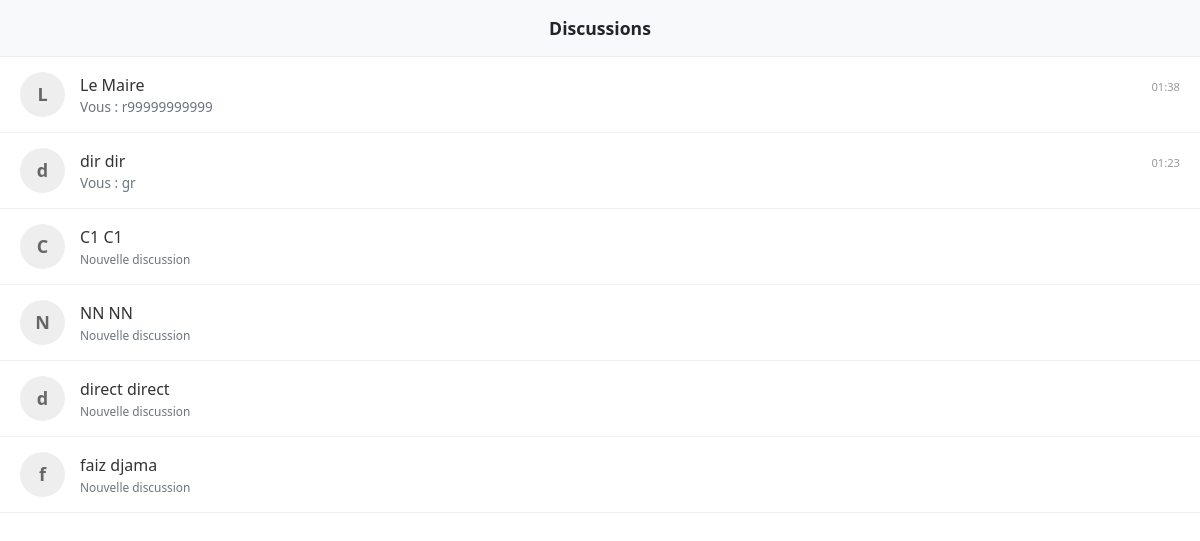
/phone/ (signed in), run on an earlier commit of the app's database.
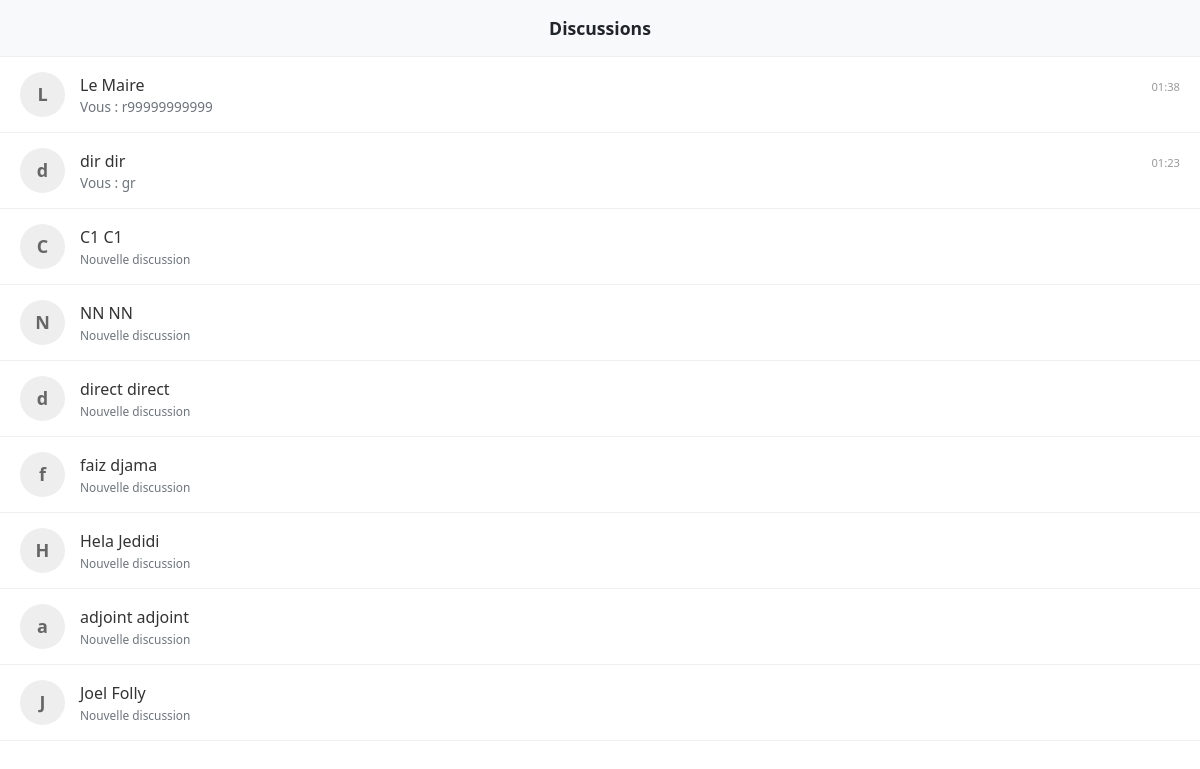
And on a later commit of the database.
### myapp/models.py (models this page shows, shortened)
class Citoyen(models.Model):
    compte = models.OneToOneField(User, on_delete=models.SET_NULL, null=True, blank=True, related_name="profil_citoyen")
    ville = models.ForeignKey(Ville, on_delete=models.CASCADE, related_name="habitants")
    nom = models.CharField(max_length=50)
    prenom = models.CharField(max_length=50)
    age = models.IntegerField(default=18)
    lieu_travail = models.ForeignKey(Batiment, on_delete=models.SET_NULL, null=True, blank=True, related_name="employes")
    sante = models.IntegerField(default=100)
    bonheur = models.IntegerField(default=100)
    epargne = models.IntegerField(default=0) # Argent à la banque
    argent = models.IntegerField(default=0)  # Porte-monnaie
    lieu_vie = models.ForeignKey(
        Batiment,
        on_delete=models.SET_NULL,
        null=True,
        blank=True,
        related_name="locataires"
    )
    vehicule = models.BooleanField(default=False)
    nom_voiture = models.CharField(max_length=100, blank=True, null=True, default="Aucune")
    est_en_prison = models.BooleanField(default=False)
    date_liberation = models.DateTimeField(null=True, blank=True)
    prochain_loyer = models.DateTimeField(null=True, blank=True)

class Message(models.Model):
    expediteur = models.ForeignKey(Citoyen, on_delete=models.CASCADE, related_name="messages_envoyes")
    destinataire = models.ForeignKey(Citoyen, on_delete=models.CASCADE, related_name="messages_recus")
    contenu = models.TextField()
    date_envoi = models.DateTimeField(auto_now_add=True)
    lu = models.BooleanField(default=False) # Pour gérer les notifications "non lu"

### myapp/views.py (the view)
# urls.py: path('phone/', views.telephone_index, name='phone_index'),
@login_required
def telephone_index(request):
    from .models import Message # Import de secours
    from django.utils import timezone # Pour gérer les dates
    import datetime
    moi = get_mon_profil(request.user)
    if not moi:
        return redirect('dashboard')
    ville = moi.ville
    autres_citoyens = Citoyen.objects.filter(ville=ville).exclude(id=moi.id)
    contacts_data = []
    for contact in autres_citoyens:
        last_msg = Message.objects.filter(
            (Q(expediteur=moi) & Q(destinataire=contact)) |
            (Q(expediteur=contact) & Q(destinataire=moi))
        ).order_by('-date_envoi').first()
        has_unread = Message.objects.filter(expediteur=contact, destinataire=moi, lu=False).exists()
        contacts_data.append({
            'citoyen': contact,
            'last_message': last_msg,
            'has_unread': has_unread
        })
    def get_sort_date(item):
        if item['last_message']:
            return item['last_message'].date_envoi
        else:
            return timezone.now() - datetime.timedelta(days=365*50) # Il y a 50 ans
    contacts_data.sort(key=get_sort_date, reverse=True)
    return render(request, 'phone/index.html', {'contacts_data': contacts_data})

### myapp/views.py (called while the page is built)
def get_mon_profil(user):
    try:
        return user.profil_citoyen
    except:
        if user.is_superuser:
            ville = Ville.objects.first()
            profil = Citoyen.objects.create(
                compte=user,
                ville=ville,
                prenom="Le",
                nom="Maire",
                age=45
            )
            return profil
    return None

### myapp/templates/phone/index.html (shortened to what this page needs)
<!DOCTYPE html>
<html lang="fr">
<head>
    <link href="https://cdn.jsdelivr.net/npm/bootstrap@5.3.0/dist/css/bootstrap.min.css" rel="stylesheet">
    <link rel="stylesheet" href="https://cdnjs.cloudflare.com/ajax/libs/font-awesome/6.0.0/css/all.min.css">
</head>
<body>
    <div class="app-container">
        <div class="phone-header">Discussions</div>
        <div class="phone-body">
            {% for item in contacts_data %}
                <a href="{% url 'telephone_chat' item.citoyen.id %}" class="contact-item {% if item.has_unread %}is-unread{% endif %}">
                    <div class="avatar">{{ item.citoyen.prenom|slice:":1" }}</div>
                    <div style="flex: 1; min-width: 0;">
                        <div class="d-flex justify-content-between align-items-baseline">
                            <span class="name">{{ item.citoyen.prenom }} {{ item.citoyen.nom }}</span>
                            {% if item.last_message %}
                                <span style="font-size: 0.7rem; color: #999;">{{ item.last_message.date_envoi|date:"H:i" }}</span>
                            {% endif %}
                        </div>
                        <div class="text-muted text-truncate" style="font-size: 0.85rem;">
                            {% if item.last_message %}
                                {% if item.last_message.expediteur == item.citoyen %}
                                    {{ item.last_message.contenu }}
                                {% else %}
                                    <span class="text-secondary">Vous : {{ item.last_message.contenu }}</span>
                                {% endif %}
                            {% else %}
                                <span class="text-secondary small">Nouvelle discussion</span>
                            {% endif %}
                        </div>
                    </div>
                </a>
            {% empty %}
                <div class="text-center mt-5 text-muted"><p>Aucun contact.</p></div>
            {% endfor %}
        </div>
    </div>
</body>
</html>

### myapp/templates/phone/index.html (style rules this page uses)
body, html { height: 100%; margin: 0; background-color: #fff; overflow: hidden; }
.app-container { display: flex; flex-direction: column; height: 100%; }
.phone-header { background: #f8f9fa; padding: 15px; border-bottom: 1px solid #eee; text-align: center; font-weight: 800; font-size: 1.1rem; flex: 0 0 auto; z-index: 10; }
.phone-body { flex: 1 1 auto; overflow-y: auto; padding-bottom: 20px; }
.contact-item { padding: 15px 20px; border-bottom: 1px solid #f0f0f0; display: flex; align-items: center; text-decoration: none; color: #333; transition: background 0.1s; }
.avatar { width: 45px; height: 45px; background: #eee; border-radius: 50%; display: flex; align-items: center; justify-content: center; margin-right: 15px; font-weight: bold; color: #666; font-size: 18px; }

What changed in the data, as far as the page shows it:
added Citoyen: citoyen.prenom "H", citoyen.prenom "Hela", citoyen.nom "Jedidi", shows "Nouvelle discussion"
added Citoyen: citoyen.prenom "a", citoyen.prenom "adjoint", citoyen.nom "adjoint", shows "Nouvelle discussion"
added Citoyen: citoyen.prenom "J", citoyen.prenom "Joel", citoyen.nom "Folly", shows "Nouvelle discussion"
